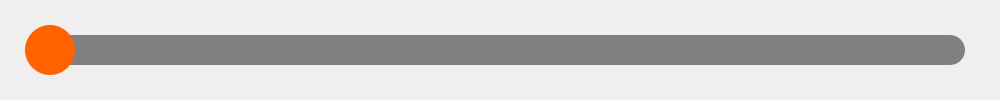
<?xml version="1.0" encoding="UTF-8"?>
<ui version="4.0">
 <class>JLSliderBar</class>
 <widget class="QWidget" name="JLSliderBar">
  <property name="geometry">
   <rect>
    <x>0</x>
    <y>0</y>
    <width>1000</width>
    <height>100</height>
   </rect>
  </property>
  <property name="windowTitle">
   <string>Form</string>
  </property>
  <widget class="QLabel" name="label">
   <property name="geometry">
    <rect>
     <x>35</x>
     <y>35</y>
     <width>930</width>
     <height>30</height>
    </rect>
   </property>
   <property name="styleSheet">
    <string notr="true">QLabel{
	border-radius: 15px;
	background-color: rgb(128, 128, 128);
}</string>
   </property>
   <property name="text">
    <string/>
   </property>
  </widget>
  <widget class="QLabel" name="labSlider">
   <property name="geometry">
    <rect>
     <x>25</x>
     <y>25</y>
     <width>50</width>
     <height>50</height>
    </rect>
   </property>
   <property name="styleSheet">
    <string notr="true">QLabel{
	border-radius: 25px;
    background-color: rgb(255, 99, 0);
}</string>
   </property>
   <property name="text">
    <string/>
   </property>
  </widget>
 </widget>
 <resources/>
 <connections/>
</ui>
